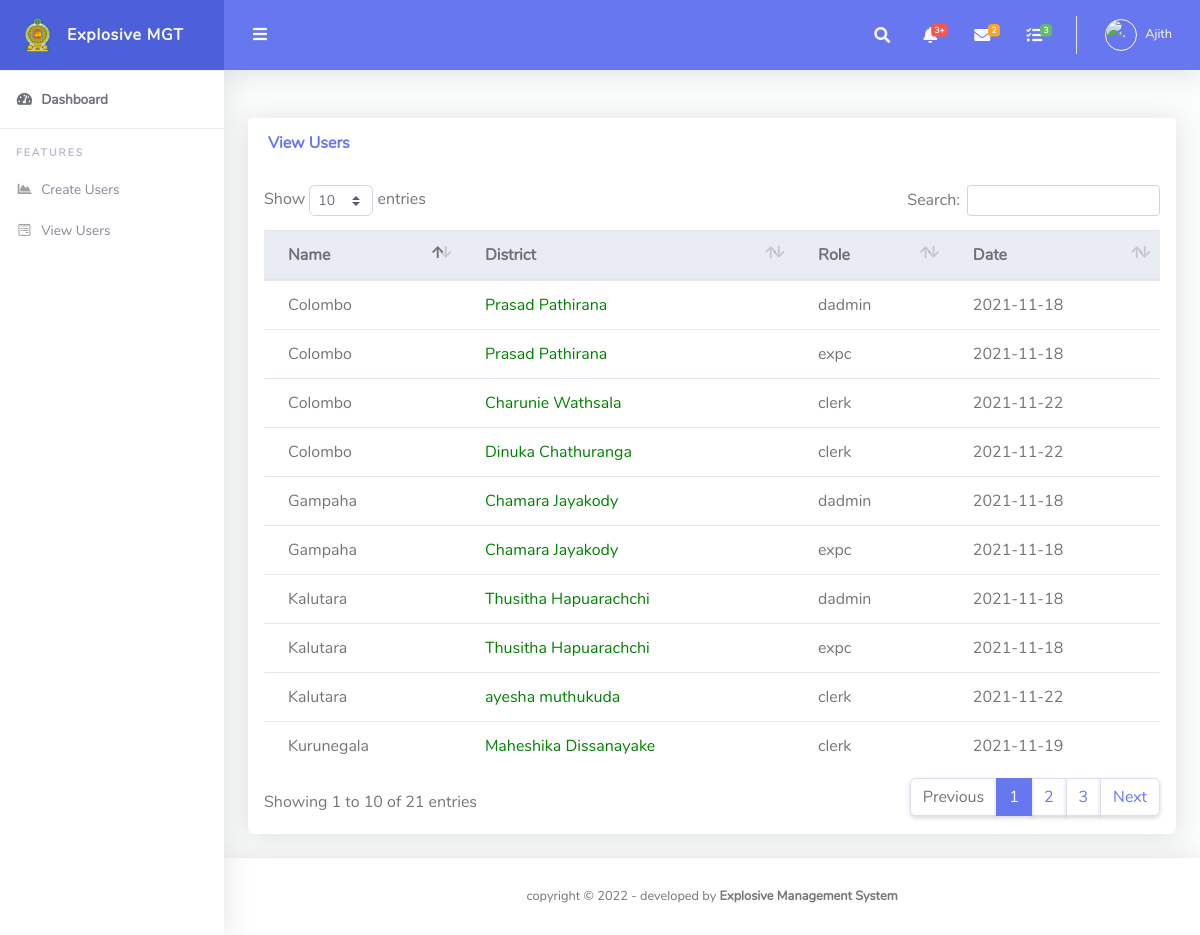
Screenshot of /admin/view_users.php (signed in) with the database file from the repository.
### tables this page shows
CREATE TABLE `users` (
  `id` int(11) NOT NULL,
  `fname` varchar(255) DEFAULT NULL,
  `lname` varchar(255) DEFAULT NULL,
  `email` varchar(255) DEFAULT NULL,
  `password` varchar(300) DEFAULT NULL,
  `contactno` varchar(11) DEFAULT NULL,
  `role` varchar(50) NOT NULL,
  `file_name` varchar(500) NOT NULL,
  `uploaded_on` date DEFAULT NULL,
  `district` varchar(500) NOT NULL,
  `nic` varchar(20) DEFAULT NULL
);

### admin/view_users.php (the view, shortened to what this page needs)
<?php
require_once('../include/config.php');
$query = $conn->query("SELECT * FROM users");
?>
<!DOCTYPE html>
<html lang="en">
<head>
  <link href="../assets/vendor/fontawesome-free/css/all.min.css" rel="stylesheet" type="text/css">
  <link href="../assets/vendor/bootstrap/css/bootstrap.min.css" rel="stylesheet" type="text/css">
  <link href="../assets/css/ruang-admin.min.css" rel="stylesheet">
  <link href="../assets/vendor/datatables/dataTables.bootstrap4.min.css" rel="stylesheet">
</head>
<body id="page-top">
  <div id="wrapper">
     <?php
   include 'include/sidebar.php';
   ?>
    <div id="content-wrapper" class="d-flex flex-column">
      <div id="content">
         <?php
		include 'include/header.php';
		?>
        <div class="container-fluid" id="container-wrapper">
          <div class="row">
            <div class="col-lg-12">
              <div class="card mb-4">
                <div class="card-header py-3 d-flex flex-row align-items-center justify-content-between">
                  <h6 class="m-0 font-weight-bold text-primary">View Users</h6>
                </div>
                <div class="table-responsive p-3">
                  <table class="table align-items-center table-flush" id="dataTable">
                    <thead class="thead-light">
                            <tr>
                            <th>Name</th>
                                <th>District</th>
                                <th>Role</th>
								<th>Date</th>
                            </tr>
                        </thead>
                        <tbody>
                        <?php
if($query->num_rows>0){
while($row=$query->fetch_assoc()){
  $admin=$row["role"];
  if($admin=='admin')
  {
      echo '<td style=color:red>  You</td>';
  }else
echo" <tr>
<td>". $row["district"]. "</td>";
echo "<td > <a href='edit_users.php?id=".$row["id"]."'> <span style=color:green> ". $row["fname"]. " ". $row["lname"]. " </span></a></td>
";
echo "<td>". $row["role"]. "</td>";
echo "<td>". $row["uploaded_on"]. "</td>";
  }
}
else{
echo "No Details";
}
?>
            </tr>
                    </tbody>
                  </table>
                </div>
              </div>
            </div>
        </div>
      </div>
       <?php include '../include/footer.php';?>
    </div>
  </div>
</body>
</html>

### admin/include/sidebar.php
<ul class="navbar-nav sidebar sidebar-light accordion" id="accordionSidebar">
     <a class="sidebar-brand d-flex align-items-center justify-content-center" href="index.php">
       <div class="sidebar-brand-icon">
       <img src="../assets/img/logo/logo.png">
       </div>
       <marquee behavior="alternate" scrolldelay="400"><div class="sidebar-brand-text mx-3">Explosive MGT</div></marquee>
     </a>
     <hr class="sidebar-divider my-0">
     <li class="nav-item active">
       <a class="nav-link" href="index.php">
         <i class="fas fa-fw fa-tachometer-alt"></i>
         <span>Dashboard</span></a>
     </li>
     <hr class="sidebar-divider">
     <div class="sidebar-heading">
       Features
     </div>
     <li class="nav-item">
       <a class="nav-link" href="create_user.php">
         <i class="fas fa-fw fa-chart-area"></i>
         <span>Create Users</span>
       </a>
     </li>
     <li class="nav-item">
       <a class="nav-link" href="view_users.php">
         <i class="fab fa-fw fa-wpforms"></i>
         <span>View Users</span>
       </a>
     </li>
   </ul>

### admin/include/header.php (shortened to what this page needs)
<?php
      $uid =  $_SESSION["id"] ;
 $query5 = $conn->query("SELECT * from users  WHERE id = $uid ");
if($query5 !== false && $query5->num_rows > 0){
  while($row=$query5->fetch_assoc()){
  $imageURL='../assets/img/logo/'.$row["file_name"];
  $role=$row["fname"];
  }
}
?>
<nav class="navbar navbar-expand navbar-light bg-navbar topbar mb-4 static-top">
          <button id="sidebarToggleTop" class="btn btn-link rounded-circle mr-3">
            <i class="fa fa-bars"></i>
          </button>
          <ul class="navbar-nav ml-auto">
            <li class="nav-item dropdown no-arrow">
              <a class="nav-link dropdown-toggle" href="#" id="searchDropdown" role="button" data-toggle="dropdown"
                aria-haspopup="true" aria-expanded="false">
                <i class="fas fa-search fa-fw"></i>
              </a>
            </li>
            <li class="nav-item dropdown no-arrow mx-1">
              <a class="nav-link dropdown-toggle" href="#" id="alertsDropdown" role="button" data-toggle="dropdown"
                aria-haspopup="true" aria-expanded="false">
                <i class="fas fa-bell fa-fw"></i>
                <span class="badge badge-danger badge-counter">3+</span>
              </a>
            </li>
            <li class="nav-item dropdown no-arrow mx-1">
              <a class="nav-link dropdown-toggle" href="#" id="messagesDropdown" role="button" data-toggle="dropdown"
                aria-haspopup="true" aria-expanded="false">
                <i class="fas fa-envelope fa-fw"></i>
                <span class="badge badge-warning badge-counter">2</span>
              </a>
            </li>
            <li class="nav-item dropdown no-arrow mx-1">
              <a class="nav-link dropdown-toggle" href="#" id="messagesDropdown" role="button" data-toggle="dropdown"
                aria-haspopup="true" aria-expanded="false">
                <i class="fas fa-tasks fa-fw"></i>
                <span class="badge badge-success badge-counter">3</span>
              </a>
            </li>
            <li class="nav-item dropdown no-arrow">
              <a class="nav-link dropdown-toggle" href="#" id="userDropdown" role="button" data-toggle="dropdown"
                aria-haspopup="true" aria-expanded="false">
              <?php  echo "<img class='img-profile rounded-circle' id='scream' width='50' height='50'src='$imageURL' alt='.'>"; ?>
                <span class="ml-2 d-none d-lg-inline text-white small"><?php echo $role; ?></span>
              </a>
            </li>
          </ul>
        </nav>

### include/footer.php
<footer class="sticky-footer bg-white">
        <div class="container my-auto">
          <div class="copyright text-center my-auto">
            <span>copyright &copy; <script> document.write(new Date().getFullYear()); </script> - developed by
              <b>Explosive Management System</b>
            </span>
          </div>
        </div>
      </footer>

### rows the page displays
users: fname "Ajith"
users: district "Colombo", fname "Prasad", lname "Pathirana", role "dadmin", uploaded_on "2021-11-18"
users: district "Gampaha", fname "Chamara", lname "Jayakody", role "dadmin", uploaded_on "2021-11-18"
users: district "Kalutara", fname "Thusitha", lname "Hapuarachchi", role "dadmin", uploaded_on "2021-11-18"
users: district "Colombo", fname "Prasad", lname "Pathirana", role "expc", uploaded_on "2021-11-18"
users: district "Gampaha", fname "Chamara", lname "Jayakody", role "expc", uploaded_on "2021-11-18"
users: district "Kalutara", fname "Thusitha", lname "Hapuarachchi", role "expc", uploaded_on "2021-11-18"
users: district "Kurunegala", fname "Maheshika", lname "Dissanayake", role "clerk", uploaded_on "2021-11-19"
users: district "Kalutara", fname "ayesha", lname "muthukuda", role "clerk", uploaded_on "2021-11-22"
users: district "Colombo", fname "Charunie", lname "Wathsala", role "clerk", uploaded_on "2021-11-22"
users: district "Colombo", fname "Dinuka", lname "Chathuranga", role "clerk", uploaded_on "2021-11-22"
